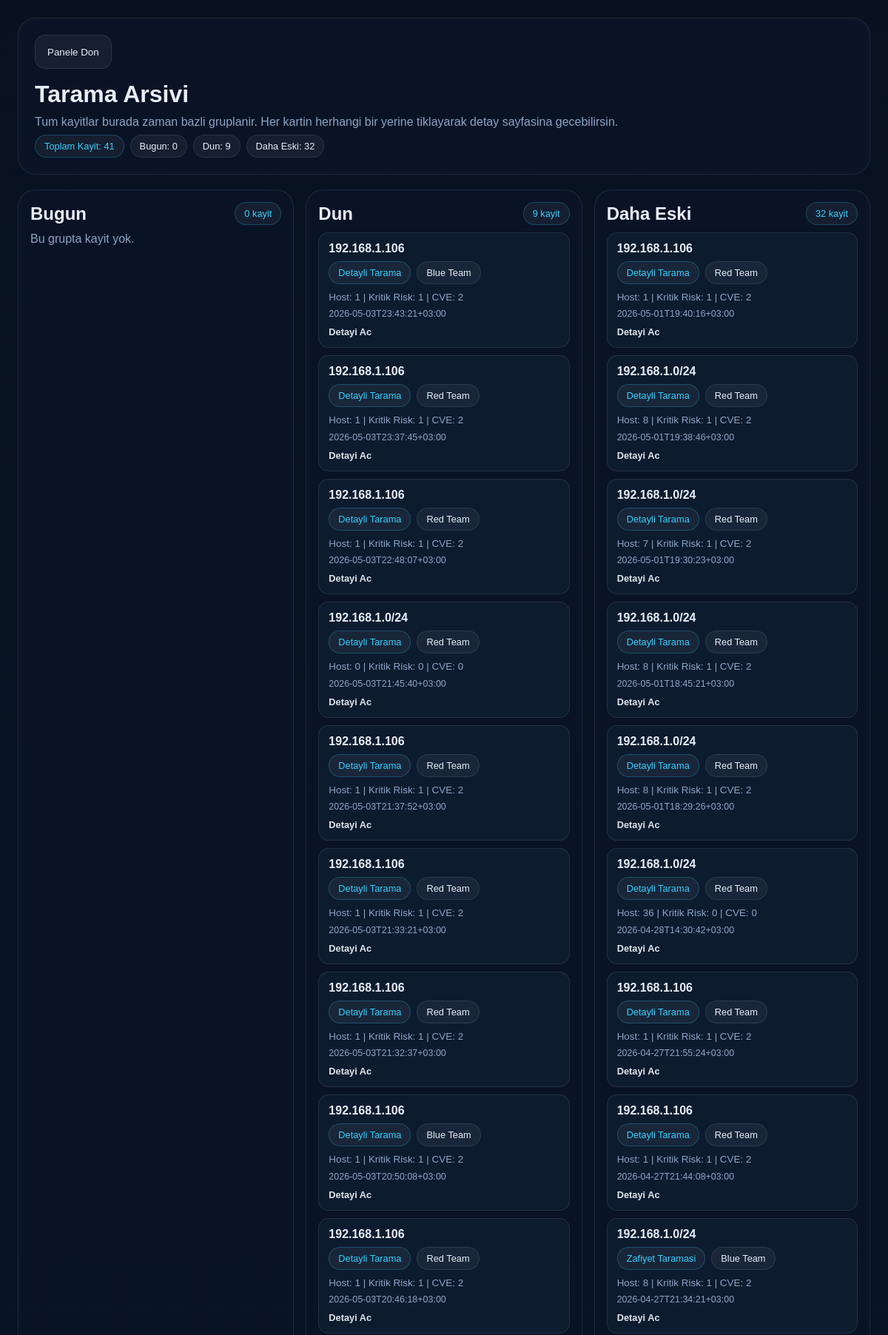
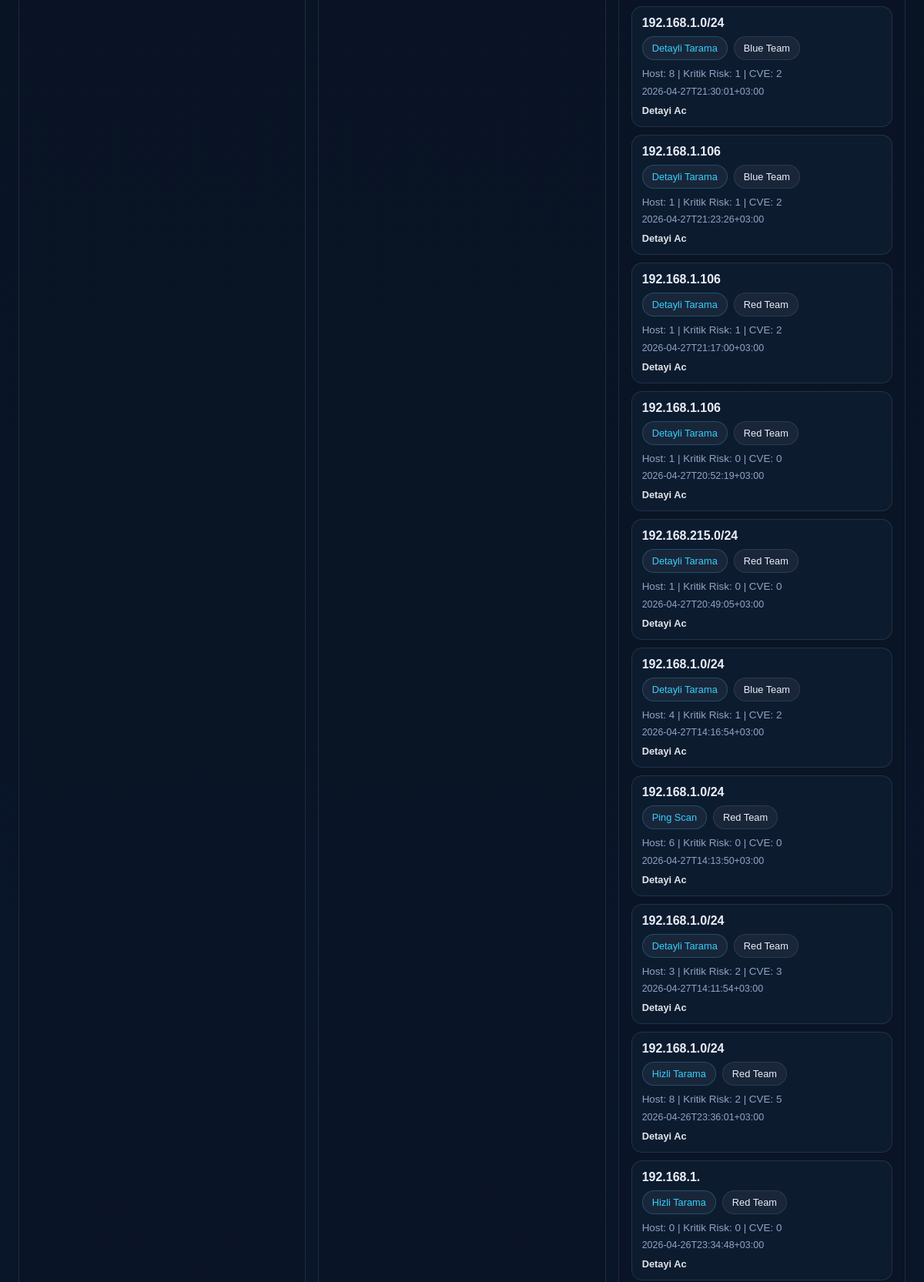
The app's page /history (upper part) with its own data (2 pictures, top to bottom).
### tables this page shows
CREATE TABLE scan_history (
                id INTEGER PRIMARY KEY AUTOINCREMENT,
                target TEXT NOT NULL,
                scan_type TEXT NOT NULL,
                scan_label TEXT NOT NULL,
                team_mode TEXT NOT NULL,
                total_hosts INTEGER NOT NULL DEFAULT 0,
                high_risk_hosts INTEGER NOT NULL DEFAULT 0,
                total_known_cves INTEGER NOT NULL DEFAULT 0,
                detail_json TEXT,
                created_at TEXT NOT NULL
            );

### web_app.py (the view)
@app.route("/history")
def history_archive():
    grouped_history = get_scan_history_archive()
    return render_template("history_archive.html", grouped_history=grouped_history)

### history.py (called while the page is built)
def get_connection():
    return sqlite3.connect(DATABASE_PATH)

def _group_label(created_at_text):
    try:
        created_at = datetime.fromisoformat(created_at_text)
    except ValueError:
        return "Daha Eski"
    now = datetime.now(created_at.tzinfo).astimezone()
    today = now.date()
    created_date = created_at.date()
    delta_days = (today - created_date).days
    if delta_days <= 0:
        return "Bugun"
    if delta_days == 1:
        return "Dun"
    return "Daha Eski"

### templates/history_archive.html (shortened to what this page needs)
<!DOCTYPE html>
<html lang="tr">
<head>
</head>
<body>
    <div class="shell">
        <div class="hero">
            <div style="display:flex; gap:10px; flex-wrap:wrap; margin-bottom:16px;">
                <a href="/"><button type="button" class="tool">Panele Don</button></a>
            </div>
            <h1>Tarama Arsivi</h1>
            <p class="muted" style="margin-top:10px;">Tum kayitlar burada zaman bazli gruplanir. Her kartin herhangi bir yerine tiklayarak detay sayfasina gecebilirsin.</p>
            <div class="quick">
                <span class="pill accent">Toplam Kayit: {{ grouped_history.total_count }}</span>
                <span class="pill">Bugun: {{ grouped_history.Bugun|length }}</span>
                <span class="pill">Dun: {{ grouped_history.Dun|length }}</span>
                <span class="pill">Daha Eski: {{ grouped_history['Daha Eski']|length }}</span>
            </div>
        </div>
        <div class="board">
            {% for label in ['Bugun', 'Dun', 'Daha Eski'] %}
            <div class="group">
                <div class="group-head">
                    <h2>{{ label }}</h2>
                    <span class="pill accent">{{ grouped_history[label]|length }} kayit</span>
                </div>
                <div class="list">
                    {% if grouped_history[label] %}
                        {% for item in grouped_history[label] %}
                        <div class="item">
                            <a class="link" href="/history/{{ item.id }}">
                                <strong>{{ item.target }}</strong>
                                <div class="quick">
                                    <span class="pill accent">{{ item.scan_label }}</span>
                                    <span class="pill">{% if item.team_mode == 'red' %}Red Team{% else %}Blue Team{% endif %}</span>
                                </div>
                                <div class="meta">Host: {{ item.total_hosts }} | Kritik Risk: {{ item.high_risk_hosts }} | CVE: {{ item.total_known_cves }}</div>
                                <div class="time">{{ item.created_at }}</div>
                                <div class="cta">Detayi Ac</div>
                            </a>
                        </div>
                        {% endfor %}
                    {% else %}
                        <p class="muted">Bu grupta kayit yok.</p>
                    {% endif %}
                </div>
            </div>
            {% endfor %}
        </div>
    </div>
</body>
</html>

### templates/history_archive.html (style rules this page uses)
:root { --bg: #07111f; --panel: rgba(10, 21, 38, 0.90); --card: rgba(14, 28, 48, 0.94); --line: rgba(148, 163, 184, 0.16); --text: #e8eef8; --muted: #8ea4c2; --heading: #f7fbff; --accent: #35d0ff; }
* { box-sizing: border-box; }
body { margin: 0; min-height: 100vh; font-family: "Segoe UI Variable", "Aptos", "Trebuchet MS", sans-serif; background: linear-gradient(180deg, #07111f 0%, #0b1830 100%); color: var(--text); }
.shell { max-width: 1280px; margin: 0 auto; padding: 24px; }
.hero, .group, .item { background: var(--panel); border: 1px solid var(--line); border-radius: 24px; }
.hero { padding: 22px; margin-bottom: 20px; }
.board { display: grid; grid-template-columns: repeat(3, minmax(0, 1fr)); gap: 16px; }
.group { padding: 16px; }
.group-head { display: flex; align-items: center; justify-content: space-between; gap: 12px; margin-bottom: 10px; }
.list { display: grid; gap: 10px; }
.item { background: var(--card); border-radius: 14px; transition: transform .18s ease, border-color .18s ease, box-shadow .18s ease; }
.link { display: block; padding: 12px 13px; color: inherit; text-decoration: none; }
.quick { display: flex; flex-wrap: wrap; gap: 8px; margin-top: 8px; }
.pill { display: inline-flex; align-items: center; border: 1px solid var(--line); border-radius: 999px; padding: 7px 12px; font-size: .8rem; background: rgba(255,255,255,.05); }
.pill.accent { color: var(--accent); border-color: rgba(53,208,255,.24); }
.meta { margin-top: 8px; color: var(--muted); font-size: .84rem; line-height: 1.45; }
.time { color: var(--muted); font-size: .78rem; margin-top: 6px; }
.cta { margin-top: 10px; display: inline-flex; font-size: .8rem; font-weight: 700; color: var(--heading); opacity: .9; }
.muted { color: var(--muted); }
.tool { min-height: 46px; border-radius: 14px; padding: 0 16px; cursor: pointer; border: 1px solid var(--line); color: var(--text); background: rgba(255,255,255,.05); }
h1, h2, h3, p { margin: 0; }

### records on screen
scan_history: target "192.168.1.106", scan_label "Detayli Tarama", team_mode "Blue Team", total_hosts "1", high_risk_hosts "1", total_known_cves "2", created_at "2026-05-03T23:43:21+03:00"
scan_history: target "192.168.1.106", scan_label "Detayli Tarama", team_mode "Red Team", total_hosts "1", high_risk_hosts "1", total_known_cves "2", created_at "2026-05-03T23:37:45+03:00"
scan_history: target "192.168.1.106", scan_label "Detayli Tarama", team_mode "Red Team", total_hosts "1", high_risk_hosts "1", total_known_cves "2", created_at "2026-05-03T22:48:07+03:00"
scan_history: target "192.168.1.0/24", scan_label "Detayli Tarama", team_mode "Red Team", total_hosts "0", high_risk_hosts "0", total_known_cves "0", created_at "2026-05-03T21:45:40+03:00"
scan_history: target "192.168.1.106", scan_label "Detayli Tarama", team_mode "Red Team", total_hosts "1", high_risk_hosts "1", total_known_cves "2", created_at "2026-05-03T21:37:52+03:00"
scan_history: target "192.168.1.106", scan_label "Detayli Tarama", team_mode "Red Team", total_hosts "1", high_risk_hosts "1", total_known_cves "2", created_at "2026-05-03T21:33:21+03:00"
scan_history: target "192.168.1.106", scan_label "Detayli Tarama", team_mode "Red Team", total_hosts "1", high_risk_hosts "1", total_known_cves "2", created_at "2026-05-03T21:32:37+03:00"
scan_history: target "192.168.1.106", scan_label "Detayli Tarama", team_mode "Blue Team", total_hosts "1", high_risk_hosts "1", total_known_cves "2", created_at "2026-05-03T20:50:08+03:00"
scan_history: target "192.168.1.106", scan_label "Detayli Tarama", team_mode "Red Team", total_hosts "1", high_risk_hosts "1", total_known_cves "2", created_at "2026-05-03T20:46:18+03:00"
scan_history: target "192.168.1.106", scan_label "Detayli Tarama", team_mode "Red Team", total_hosts "1", high_risk_hosts "1", total_known_cves "2", created_at "2026-05-01T19:40:16+03:00"
scan_history: target "192.168.1.0/24", scan_label "Detayli Tarama", team_mode "Red Team", total_hosts "8", high_risk_hosts "1", total_known_cves "2", created_at "2026-05-01T19:38:46+03:00"
scan_history: target "192.168.1.0/24", scan_label "Detayli Tarama", team_mode "Red Team", total_hosts "7", high_risk_hosts "1", total_known_cves "2", created_at "2026-05-01T19:30:23+03:00"
scan_history: target "192.168.1.0/24", scan_label "Detayli Tarama", team_mode "Red Team", total_hosts "8", high_risk_hosts "1", total_known_cves "2", created_at "2026-05-01T18:45:21+03:00"
scan_history: target "192.168.1.0/24", scan_label "Detayli Tarama", team_mode "Red Team", total_hosts "8", high_risk_hosts "1", total_known_cves "2", created_at "2026-05-01T18:29:26+03:00"
scan_history: target "192.168.1.0/24", scan_label "Detayli Tarama", team_mode "Red Team", total_hosts "36", high_risk_hosts "0", total_known_cves "0", created_at "2026-04-28T14:30:42+03:00"
scan_history: target "192.168.1.106", scan_label "Detayli Tarama", team_mode "Red Team", total_hosts "1", high_risk_hosts "1", total_known_cves "2", created_at "2026-04-27T21:55:24+03:00"
scan_history: target "192.168.1.106", scan_label "Detayli Tarama", team_mode "Red Team", total_hosts "1", high_risk_hosts "1", total_known_cves "2", created_at "2026-04-27T21:44:08+03:00"
scan_history: target "192.168.1.0/24", scan_label "Zafiyet Taramasi", team_mode "Blue Team", total_hosts "8", high_risk_hosts "1", total_known_cves "2", created_at "2026-04-27T21:34:21+03:00"
scan_history: target "192.168.1.0/24", scan_label "Detayli Tarama", team_mode "Blue Team", total_hosts "8", high_risk_hosts "1", total_known_cves "2", created_at "2026-04-27T21:30:01+03:00"
scan_history: target "192.168.1.106", scan_label "Detayli Tarama", team_mode "Blue Team", total_hosts "1", high_risk_hosts "1", total_known_cves "2", created_at "2026-04-27T21:23:26+03:00"
scan_history: target "192.168.1.106", scan_label "Detayli Tarama", team_mode "Red Team", total_hosts "1", high_risk_hosts "1", total_known_cves "2", created_at "2026-04-27T21:17:00+03:00"
scan_history: target "192.168.1.106", scan_label "Detayli Tarama", team_mode "Red Team", total_hosts "1", high_risk_hosts "0", total_known_cves "0", created_at "2026-04-27T20:52:19+03:00"
scan_history: target "192.168.215.0/24", scan_label "Detayli Tarama", team_mode "Red Team", total_hosts "1", high_risk_hosts "0", total_known_cves "0", created_at "2026-04-27T20:49:05+03:00"
scan_history: target "192.168.1.0/24", scan_label "Detayli Tarama", team_mode "Blue Team", total_hosts "4", high_risk_hosts "1", total_known_cves "2", created_at "2026-04-27T14:16:54+03:00"
scan_history: target "192.168.1.0/24", scan_label "Ping Scan", team_mode "Red Team", total_hosts "6", high_risk_hosts "0", total_known_cves "0", created_at "2026-04-27T14:13:50+03:00"
scan_history: target "192.168.1.0/24", scan_label "Detayli Tarama", team_mode "Red Team", total_hosts "3", high_risk_hosts "2", total_known_cves "3", created_at "2026-04-27T14:11:54+03:00"
scan_history: target "192.168.1.0/24", scan_label "Hizli Tarama", team_mode "Red Team", total_hosts "8", high_risk_hosts "2", total_known_cves "5", created_at "2026-04-26T23:36:01+03:00"
scan_history: target "192.168.1.", scan_label "Hizli Tarama", team_mode "Red Team", total_hosts "0", high_risk_hosts "0", total_known_cves "0", created_at "2026-04-26T23:34:48+03:00"

### other values on screen
{{ grouped_history.total_count }} "41"
{{ grouped_history.Bugun|length }} "0"
{{ grouped_history.Dun|length }} "9"
{{ grouped_history['Daha Eski']|length }} "32"
{{ label }} "Bugun" "Dun" "Daha Eski"
{{ grouped_history[label]|length }} "0" "9" "32"
